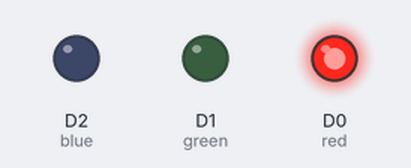
Simulated run of this sketch. Board: ESP8266 (NodeMCU). Shown: output pins drawn as LEDs (lit = HIGH).

Above: at 0.5 s.
At 2.5 s:
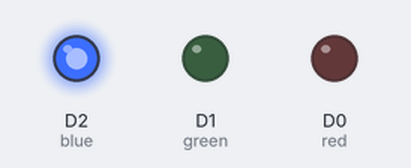
At 3.5 s:
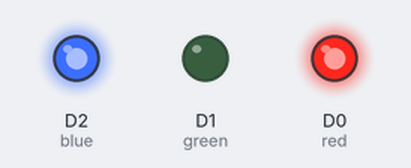
At 4.5 s:
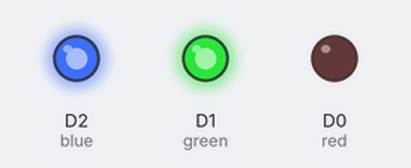
At 6.5 s:
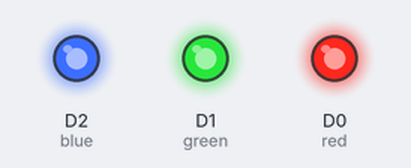
At 8.5 s:
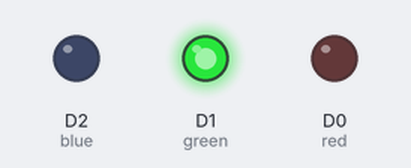
Timing chart, 0 to 9.1 s (numbered marks = the images above):
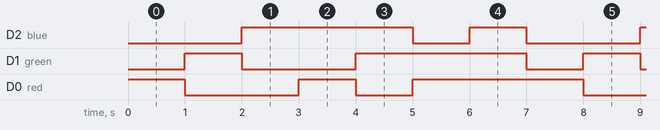

Measured:
- by itself, D2 (blue): repeats every 7.0 s: LOW 1.0 s, HIGH 1.0 s, LOW 2.0 s, HIGH 3.0 s
- by itself, D1 (green): repeats every 7.0 s: LOW 2.0 s, HIGH 3.0 s, LOW 1.0 s, HIGH 1.0 s
- by itself, D0 (red): repeats every 7.0 s: LOW 2.0 s, HIGH 1.0 s, LOW 1.0 s, HIGH 3.0 s

The sketch:

led_on_off.ino
```cpp
#include<stdio.h>
int red=D0;
int green=D1;
int blue=D2;

void setup() {
 pinMode(red,OUTPUT);
  pinMode(green,OUTPUT);
  pinMode(blue,OUTPUT);
//   // put your setup code here, to run once:

}

void loop() {
//   // put your main code here, to run repeatedly:
  digitalWrite(red,1);
  digitalWrite(green,0);
  digitalWrite(blue,0);
  delay(1000);

  digitalWrite(red,0);
  digitalWrite(green,1);
  digitalWrite(blue,0);
  delay(1000);

  digitalWrite(red,0);
  digitalWrite(green,0);
  digitalWrite(blue,1);
  delay(1000);

  digitalWrite(red,1);
  digitalWrite(green,0);
  digitalWrite(blue,1);
  delay(1000);

  digitalWrite(red,0);
  digitalWrite(green,1);
  digitalWrite(blue,1);
  delay(1000);

  digitalWrite(red,1);
  digitalWrite(green,1);
  digitalWrite(blue,0);
  delay(1000);

  digitalWrite(red,1);
  digitalWrite(green,1);
  digitalWrite(blue,1);
  delay(1000);
}
```
